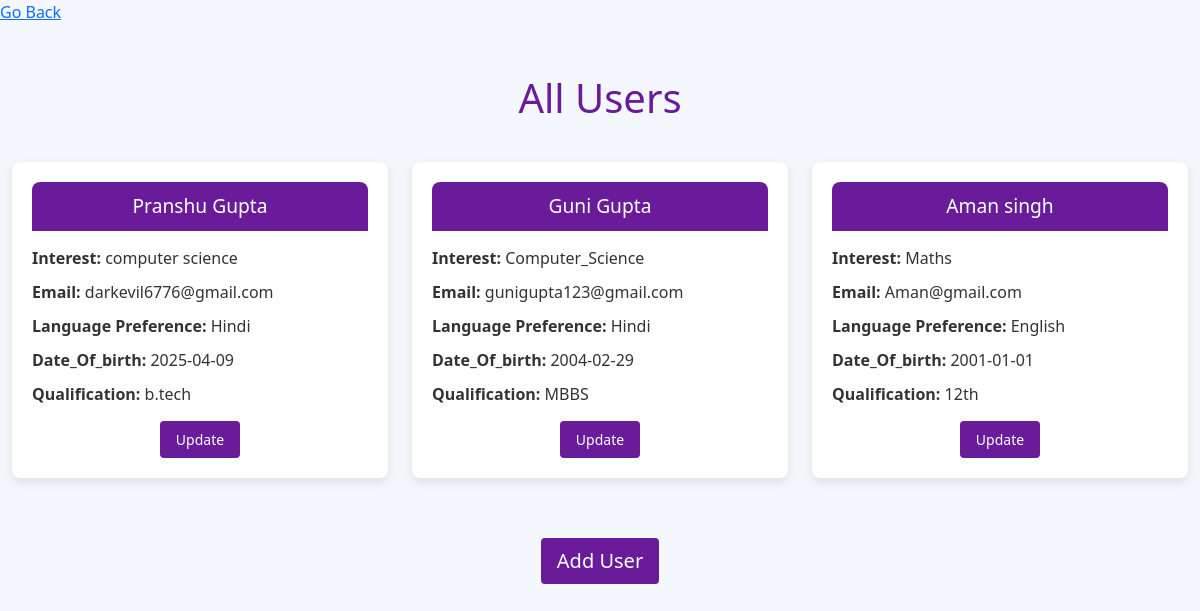
/user/view, run on the app's committed database.
### models/user.py (models this page shows, shortened)
class User(db.Model, UserMixin):
    id = db.Column(db.Integer, primary_key=True, autoincrement=True)
    username = db.Column(db.String(150), unique=True, nullable=False)
    fullname = db.Column(db.String(150), unique=True, nullable=False)
    email = db.Column(db.String(150), unique=True, nullable=False)
    password = db.Column(db.String(200), nullable=False)
    qualification = db.Column(db.String(200), nullable = False)
    language_pref = db.Column(db.String(200), nullable = False)
    interest = db.Column(db.String(200), nullable = False)
    date_of_birth = db.Column(db.String(50), nullable=False)
    role = db.Column(db.String(50), nullable=False, default='student')
    quiz_attempts = db.relationship('QuizAttempt', backref='quiz_user', lazy='dynamic')
    answers = db.relationship('Answer', backref='answer_user', lazy='dynamic')
    quizzes_created = db.relationship('Quiz', backref='creator', lazy='dynamic', foreign_keys='Quiz.created_by_user_id')
    mentors = db.relationship('Mentor', secondary=user_mentor_association, back_populates='students')
    messages_sent = db.relationship('Messages', backref='sender', lazy='dynamic', foreign_keys='Messages.sender_id')
    messages_received = db.relationship('MentorMessages', backref='receiver', lazy='dynamic', foreign_keys='MentorMessages.receiver_id')

### app.py (the view)
@app.route('/user/view', methods=['GET', 'POST'])
def view_users():
    users = User.query.filter(User.role != 'admin').all()
    return render_template('view_users.html', users=users)

### templates/view_users.html (shortened to what this page needs)
<!DOCTYPE html>
<html lang="en">
  <head>
    <link href="https://cdn.jsdelivr.net/npm/bootstrap@5.3.0/dist/css/bootstrap.min.css" rel="stylesheet" />
  </head>
  <body>
    <navbar>
      <a href="{{ url_for('AdminDashboard', id=current_user.id) }}">Go Back</a>
    </navbar>
    <div class="container">
      <h1>All Users</h1>
      <div class="row">
        {% for user in users %}
        <div class="col-md-6 col-lg-4">
          <div class="mentor-card">
            <div class="mentor-card-header">
              {{ user.fullname }}<br>
            </div>
            <div class="mentor-card-body">
              <p><strong>Interest:</strong> {{ user.interest }}</p>
              <p><strong>Email:</strong> {{ user.email }}</p>
              <p><strong>Language Preference:</strong> {{ user.language_pref }}</p>
              <p><strong>Date_Of_birth:</strong> {{ user.date_of_birth }}</p>
              <p><strong>Qualification:</strong> {{ user.qualification }}</p>
            </div>
            {% if current_user.role in ['mentor', 'admin']%}
            <div class="mentor-card-footer">
              <a href="{{ url_for('update_user', id=user.id) }}" class="btn btn-sm">Update</a>
              <a href="{{ url_for('delete_user', id=user.id) }}" class="btn btn-sm">Delete</a>
            </div>
            {% else %}
            <div class="mentor-card-footer">
              <a href="{{ url_for('update_user', id=user.id) }}" class="btn btn-sm">Update</a>
            </div>
            {% endif %}
          </div>
        </div>
        {% else %}
        <div class="text-center text-muted">
          <p>No mentors available at the moment.</p>
        </div>
        {% endfor %}
      </div>
      <div class="create-link">
        <a href="{{ url_for('add_user') }}" class="btn btn-lg">Add User</a>
      </div>
    </div>
  </body>
</html>

### templates/view_users.html (style rules this page uses)
body { background-color: #f4f7fc; color: #333; }
h1 { text-align: center; color: #6a1b9a; margin-bottom: 40px; }
.mentor-card { border-radius: 8px; box-shadow: 0 4px 12px rgba(0, 0, 0, 0.1); margin-bottom: 20px; background-color: white; padding: 20px; }
.mentor-card-header { background-color: #6a1b9a; color: white; font-size: 1.2rem; text-align: center; padding: 10px; border-radius: 8px 8px 0 0; }
.mentor-card-body { padding-top: 15px; }
.mentor-card-body p { margin-bottom: 10px; }
.mentor-card-footer { text-align: center; margin-top: 15px; }
.btn { background-color: #6a1b9a; color: white; border: none; padding: 8px 16px; border-radius: 4px; transition: background-color 0.3s ease; margin: 0 5px; }
.container { max-width: 1200px; margin-top: 50px; }
.create-link { display: block; text-align: center; margin-top: 40px; }

### data on the page
User: fullname "Pranshu Gupta", interest "computer science", email "darkevil6776@gmail.com", language_pref "Hindi", date_of_birth "2025-04-09", qualification "b.tech"
User: fullname "Guni Gupta", interest "Computer_Science", email "gunigupta123@gmail.com", language_pref "Hindi", date_of_birth "2004-02-29", qualification "MBBS"
User: fullname "Aman singh", interest "Maths", email "Aman@gmail.com", language_pref "English", date_of_birth "2001-01-01", qualification "12th"
